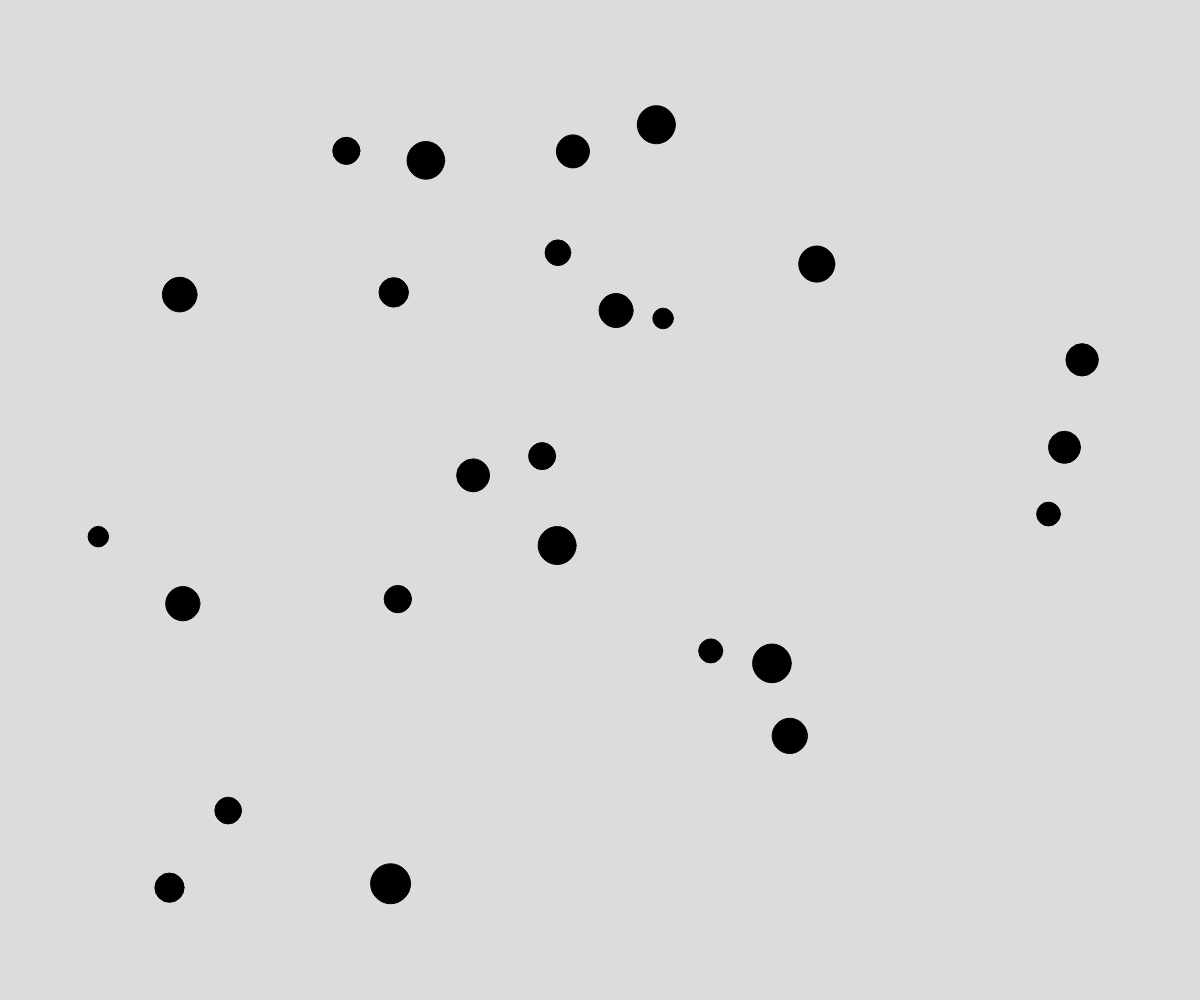
Frame 1 (no input)
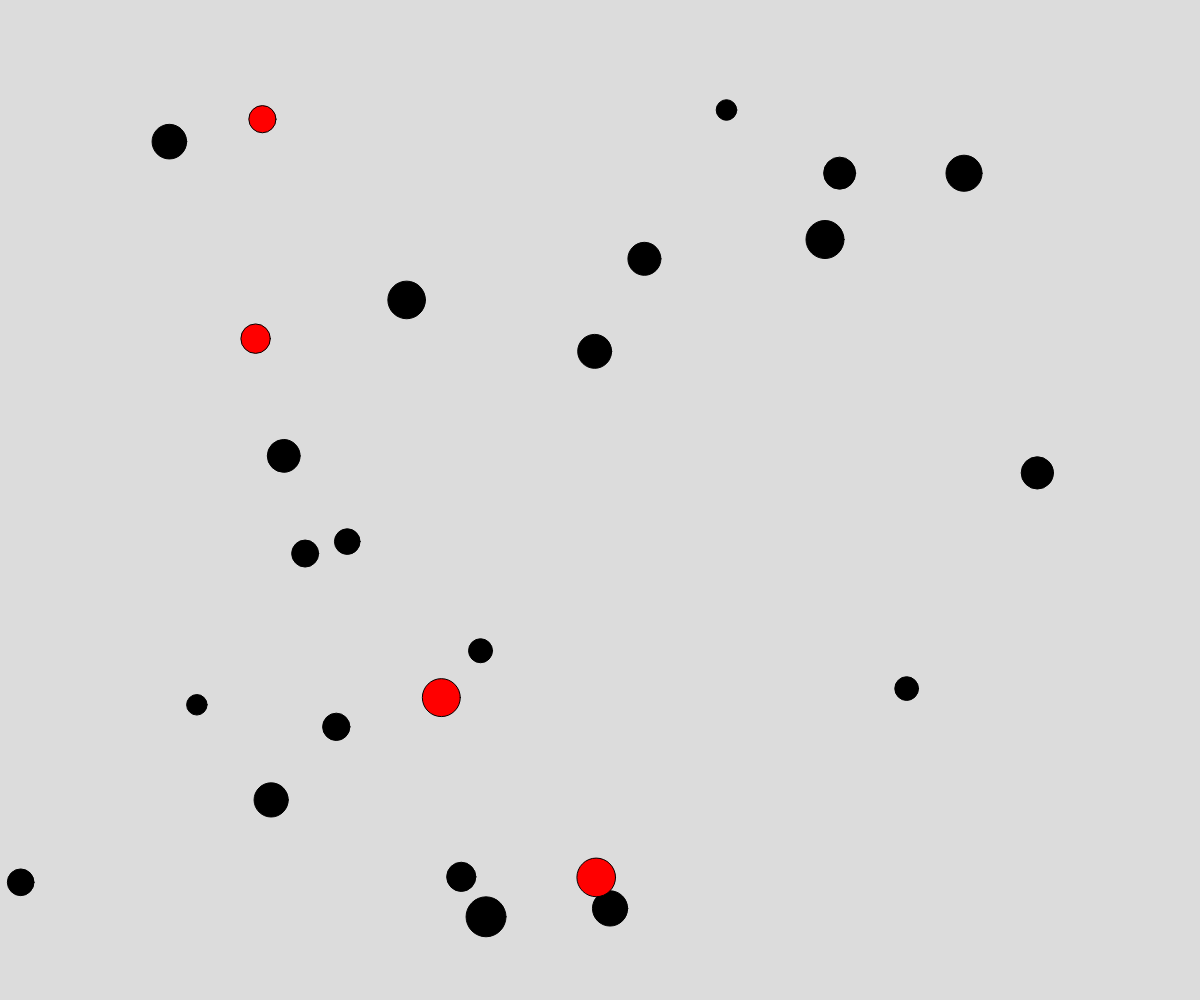
Frame 60 (no input)
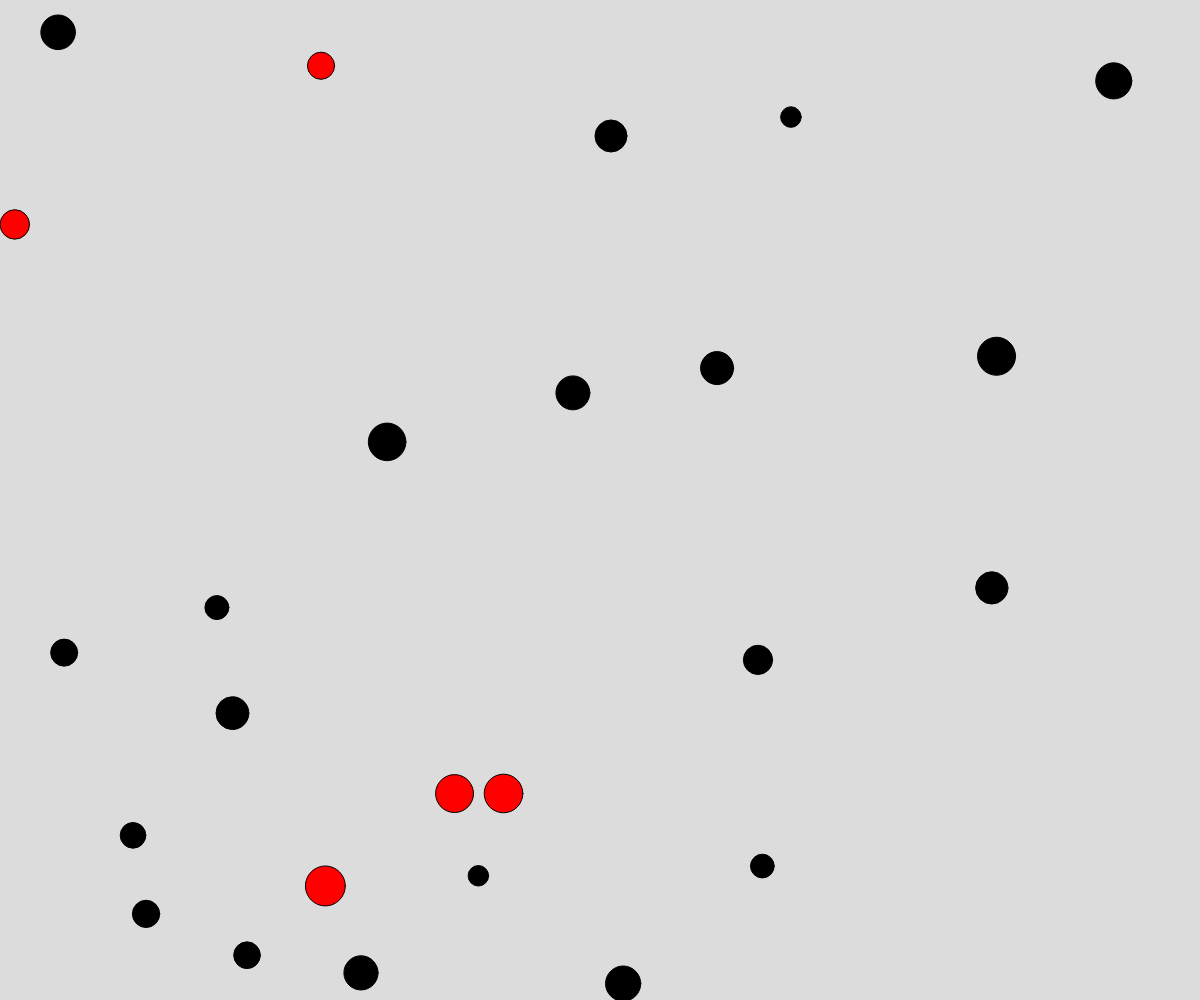
Frame 120 (the mouse pressed at the canvas centre since frame 60)

The p5.js sketch that drew these frames (run headless with seeded random() and noise() and a simulated clock; from frame 60 on, the mouse is pressed at the canvas centre):

// p5.js sketch
// ── sketch.js
// Project Title
// Your Name
// Date
//
// Extra for Experts:
// - describe what you did to take this project "above and beyond"

let ballArray = [];

function setup() {
  createCanvas(windowWidth, windowHeight);

  //spawn lots of balls
  for (let i = 0; i < 25; i++) {
    ballArray.push(new Ball(random(100, width -100), random(100, height - 100)));
  }
}

function draw() {
  background(220);

  for (let i = 0; i < ballArray.length; i++) {
    ballArray[i].move();

    for (let j = 0; j < ballArray.length; j++) {
      if (i !== j) {
        ballArray[i].collisionCheck(ballArray[j]);
      }
    }
    ballArray[i].display();
  }
}

class Ball {
  constructor(x, y) {
    this.x = x;
    this.y = y;
    this.dx = random(-5, 5);
    this.dy = random(-5, 5);
    this.radius = random(10, 20);
    this.fillColor = "black";
  }

  move() {
    this.x += this.dx;
    this.y += this.dy;

    //bounce on edge of screen
    if (this.x <= 0 + this.radius || this.x >= width - this.radius) {
      this.dx *= -1;
    }

    if (this.y <= 0 + this.radius || this.y >= height - this.radius) {
      this.dy *= -1;
    }
  }

  display() {
    fill(this.fillColor);
    circle(this.x, this.y, this.radius*2);
  }

  collisionCheck(otherBall) {
    let distanceApart = dist(this.x, this.y, otherBall.x, otherBall.y);
    let sumOfRadii = this.radius + otherBall.radius;
    if (distanceApart <= sumOfRadii) {
      this.fillColor = "red";

      let tempDx = this.dx;
      let tempDy = this.dy;

      this.dx = otherBall.dx;
      this.dy = otherBall.dy;

      otherBall.dx = tempDx;
      otherBall.dy = tempDy;
    }
  }
}
